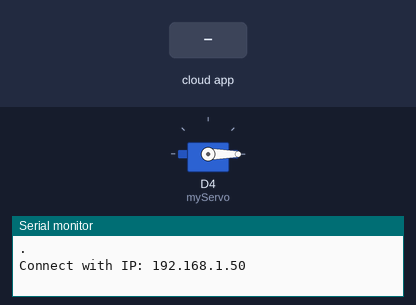
The sketch below on a simulated ESP8266 (NodeMCU). Parts: servo, the last lines printed to the serial monitor. The test bench sets the inputs (shaded band). WiFi joins after 1.5 s; servers stay silent unless stated; the Firebase database answers and starts empty.

Above: at 6.2 s.
6.3 s: the phone or cloud app sets action to mocua
At 7.2 s:
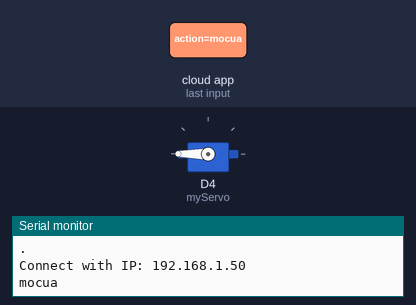
7.8 s: the phone or cloud app sets action to dongcua
At 9.8 s:
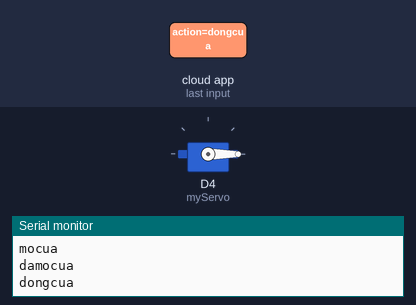
Timing chart, 0 to 11.3 s (numbered marks = the images above; inputs shaded):
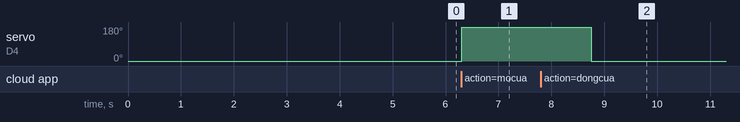

The sketch:

code_arduino.ino
```cpp
#include<Servo.h>
#include<ESP8266WiFi.h>
#include "FirebaseESP8266.h"
// Provide the RTDB payload printing info and other helper functions.
#include <addons/RTDBHelper.h>

#include<ArduinoJson.h>
#define WIFI_SSID "LQHOMES-155NVT-203"
#define WIFI_PASSWORD "62778763"
#define DATABASE_URL "iot-ptit-61e0e-default-rtdb.firebaseio.com"
#define FIREBASE_AUTH "A0oQYNoqbaPuw8hx5BGWor0eDuN6synXyALS9jap"

FirebaseData firebaseData;
// WiFiClient client;
/* 4, Define the FirebaseAuth data for authentication data */
FirebaseAuth auth;
/* Define the FirebaseConfig data for config data */
FirebaseConfig config;

String path = "/";
FirebaseJson json;

// dong co moter
Servo myServo;

unsigned long t1 = 0;
// Biến để lưu giá trị từ Firebase
String action;


void setup(){
  // khởi tạo nơi in
  Serial.begin(115200);
  // nút cắm động cơ
  myServo.attach(D4);
  myServo.write(0);
  // kết nối wifi
  WiFi.begin(WIFI_SSID, WIFI_PASSWORD);

  while(WiFi.status() != WL_CONNECTED){
    delay(5000);
    Serial.print(".");
    Serial.println();
  }
  Serial.print("Connect with IP: ");
  Serial.println(WiFi.localIP());
  Serial.println();

  /* Assign the database URL(required) */
  config.database_url = DATABASE_URL;

  config.signer.test_mode = true;
  // Comment or pass false value when WiFi reconnection will control by your code or third party library e.g. WiFiManager
  Firebase.reconnectNetwork(true);
  /* Initialize the library with the Firebase authen and config */
  Firebase.begin(&config, &auth);

}

void mocua(){
  myServo.write(180);
}
void dongcua(){
  myServo.write(0);
}

void loop(){
  // Firebase.setString(firebaseData, path+"action", "Damocua");

  // if(millis()-t1 > 1000){
  //   if(Firebase.getString(firebaseData, path + "action")){
  //     action = firebaseData.stringData();
  //     Serial.println(action);
  //   }
  //   t1 = millis();

  // }
  if(millis()-t1 > 1000){
      if(Firebase.getString(firebaseData, path + "action")){
      action = firebaseData.stringData();
      Serial.println(action);
      if(action == "mocua"){
        mocua();
        Firebase.setString(firebaseData, path+"action", "damocua");
      }
      if(action == "dongcua"){
        dongcua();
        Firebase.setString(firebaseData, path+"action", "dadongcua");
      }
    }
    t1 = millis();
  }


}
```

Measured:
- after the input at 6.3 s, servo on D4 (myServo): 0° → 180° at once
- after the input at 7.8 s, servo on D4 (myServo): 180° → 0° after 0.96 s
